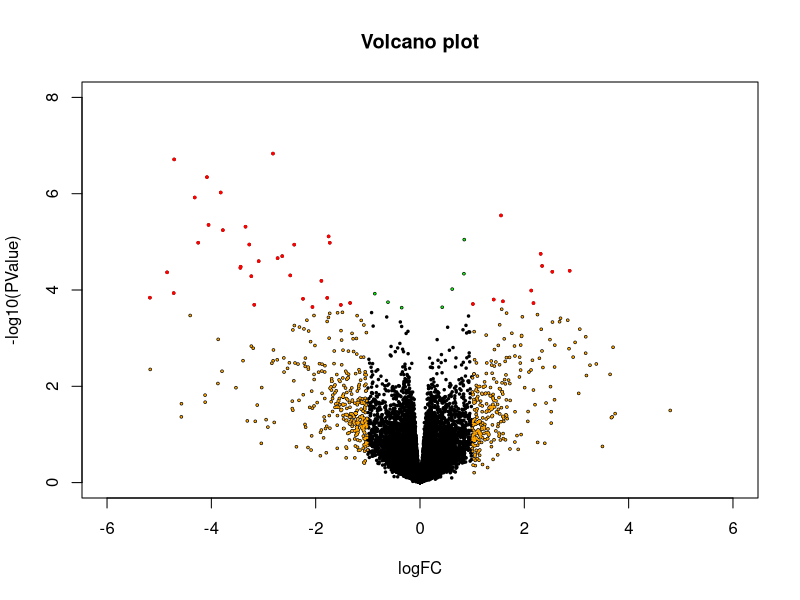

Source code (R):
#if (!requireNamespace("BiocManager", quietly = TRUE))
#    install.packages("BiocManager")
#BiocManager::install("edgeR")

library(edgeR)

count <- read.csv("count_table.csv", header=T, row.names=1)
group <- factor(c(rep("A", 18), rep("B", 20)))

design <- model.matrix(~ group)

d <- DGEList(counts = count, group = group)
d <- calcNormFactors(d)
d <- estimateDisp(d, design)
fit <- glmFit(d, design)
lrt <- glmLRT(fit, coef = 2)

table <- as.data.frame(topTags(lrt, n=nrow(count)))
write.table(table, file = "dge_result.csv", col.names=T, row.names=T, sep=",")

# Volcano plot
pdf(file="dge_volcano_plot.pdf", height=as.integer(5), width=as.integer(7))

with(table, plot(logFC, -log10(PValue), pch=20, main="Volcano plot", cex=.5, xlim=c(-6,6), ylim=c(0,8), xaxt="n", yaxt="n", col="black"))

axis(side=1, at=c(-6,-4,-2,0,2,4,6))
axis(side=2, at=c(0,2,4,6,8))

with(subset(table, FDR<.1 ), points(logFC, -log10(PValue), pch=20, cex=.25, col="green"))
with(subset(table, abs(logFC)>1), points(logFC, -log10(PValue), pch=20, cex=.25, col="orange"))
with(subset(table, FDR<.1 & abs(logFC)>1), points(logFC, -log10(PValue), pch=20, cex=.5, col="red"))

dev.off()
